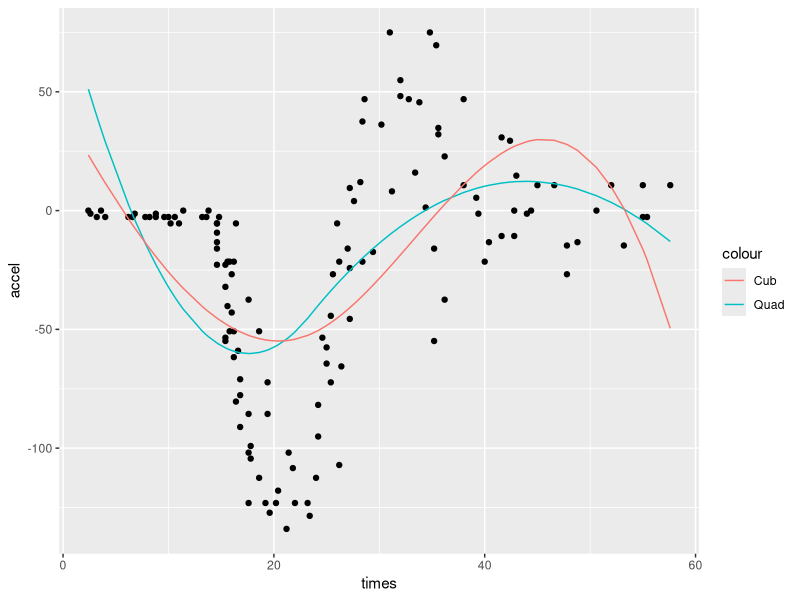
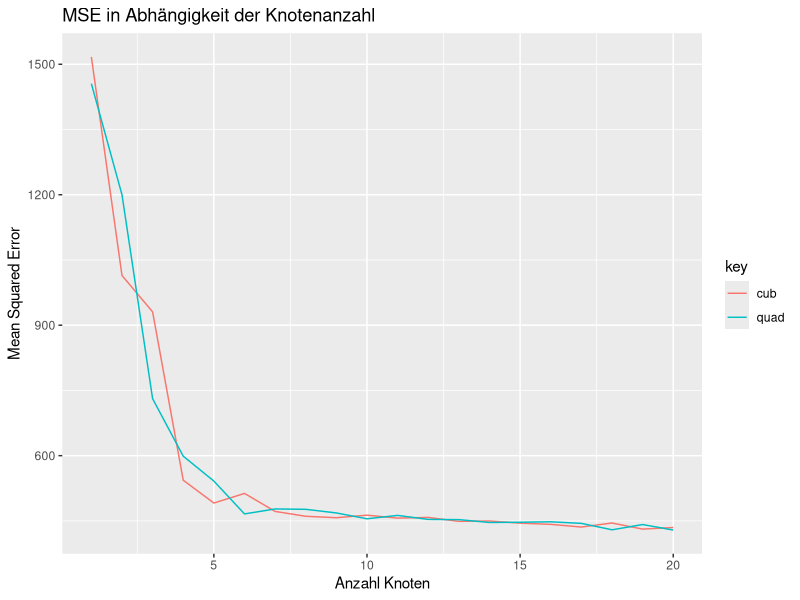
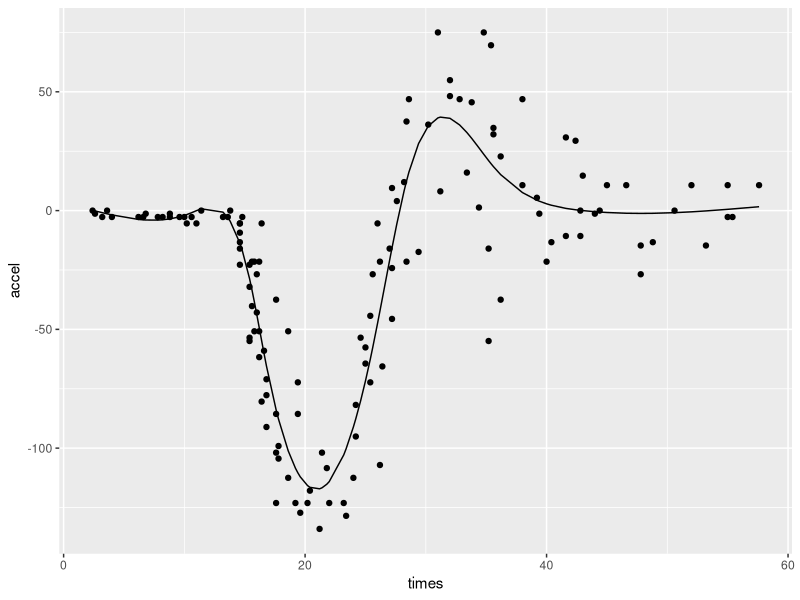

These figures' R source, in order:
## ---- chunk 1
knitr::opts_chunk$set(error=TRUE,        # Keep compiling upon error
                      collapse=TRUE,     # collapse by default
                      echo=TRUE,         # echo code by default
                      comment = "#>",    # change comment character
                      fig.width = 10,     # set figure width
                      out.width = "100%", # set width of displayed images
                      warning=TRUE,      # show R warnings
                      message=FALSE)     # show R messages
## ---- chunk 2
set.seed(42)
usepackage = function(p) 
{
  if (!is.element(p, installed.packages()[,1]))
    install.packages(p, dep = TRUE)
  require(p, character.only = TRUE)
}
usepackage('ggplot2')
usepackage('MASS')
usepackage('tidyr')
usepackage('splines')
## ---- chunk 3
quad = lm(accel ~ times + I(times^2) + I((times-median(times))^2*(times>median(times))), data=mcycle)
cub = lm(accel ~ times + I(times^2)+ I(times^3) + I((times-median(times))^3*(times>median(times))), data=mcycle)

summary(quad)
summary(cub)

ggplot(mcycle, aes(x=times, y=accel)) +
  geom_point() +
  geom_line(mcycle, mapping=aes(x=times, y=predict(quad), color="Quad"))+
  geom_line(mcycle, mapping=aes(x=times, y=predict(cub), color="Cub"))
  
## ---- chunk 4
compute_quantiles = function(i) {
  k = seq(0, 1, length.out=i+2)
  return (quantile(mcycle$times, probs = k[2:(length(k)-1)]))
}

k = 20

mse_quad = c()
mse_cub = c()

loocv=function(fit){
  h=lm.influence(fit)$h
  pred <- predict(fit)
  return(mean((pred-mcycle$accel)^2))
}

mse_quad = c()
mse_cub = c()
for(i in 1:k) {
  quad <- lm(mcycle$accel ~ bs(mcycle$times, degree = 2, knots = compute_quantiles(i)), data=mcycle)
  cub <- lm(mcycle$accel ~ bs(mcycle$times, degree = 3, knots = compute_quantiles(i)), data=mcycle)
  mse_quad <- append(mse_quad, loocv(quad))
  mse_cub <- append(mse_cub, loocv(cub))
}

mse <- NULL
mse$quad <- mse_quad
mse$cub <- mse_cub
mse <- as.data.frame(mse)
mse2 <- cbind(mse, seq(1:20))
names(mse2)[3] <- "index"
mse2 <- gather(mse2, key=key, value=value, -index)
mse2
gather(mse)
ggplot(aes(x=index, y=value, col=key), data = mse2) +
  geom_line() +
  xlab("Anzahl Knoten") + 
  ylab("Mean Squared Error") +
  ggtitle("MSE in Abhängigkeit der Knotenanzahl")
## ---- chunk 5
compute_params <- function(d, K){
  return(d+K+1)
}

quad_1_params <- compute_params(2, 1)
quad_5_params <- compute_params(2, 5)

cub_1_params <- compute_params(3, 1)

cub_5_params <- compute_params(3, 5)

quad_1_params
quad_5_params
cub_1_params
cub_5_params
## ---- chunk 6
ns_reg <- lm(mcycle$accel ~ ns(mcycle$times, df = 9), data=mcycle)
ggplot(aes(x=times, y=accel), data=mcycle) +
  geom_point() +
  geom_line(aes(x=times, y=predict(ns_reg)), data=mcycle)
